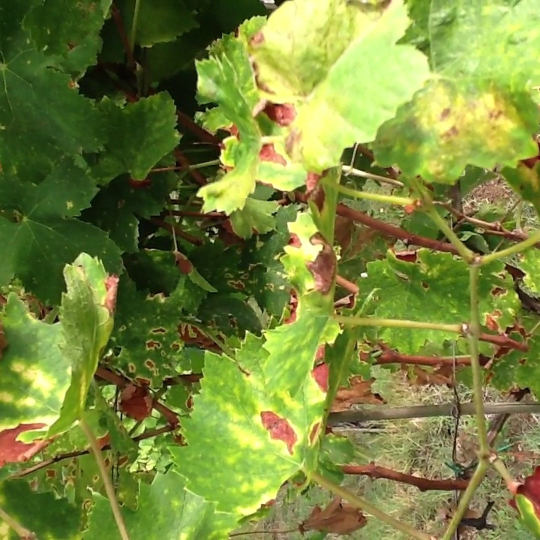
#> input picture GVLiD/esca/esca001.jpg, 1080 x 1080 px (shown at 1/2 size)
$ python gvlid_validation.py
#> lines starting #> are read from the running program, lines starting #| are printed output that depends on the picture
#!/usr/bin/env python3
"""
GVLiD Technical Validation Script
--------------------------------
Produces:
 - checksums.csv               : SHA-256 checksums for all images
 - image_quality_metrics.csv   : per-image width, height, filesize, brightness, sharpness, blurry_flag
 - metadata_completeness.csv   : completeness counts for metadata fields
 - curation_log.csv            : list of removed files (if any) and reasons
 - validation_report.json      : summary stats (brightness mean/std, sharpness mean, blurry %,
                                 metadata completeness, class_counts, kappa values if annotations provided)
"""

import os
import json
import argparse
import hashlib
from PIL import Image, ImageFile
ImageFile.LOAD_TRUNCATED_IMAGES = True
import numpy as np
import pandas as pd
from tqdm import tqdm
from skimage import filters
from sklearn.metrics import cohen_kappa_score

# ----------------------- Helper functions -----------------------
def sha256_file(path):
    h = hashlib.sha256()
    with open(path, "rb") as f:
        for chunk in iter(lambda: f.read(8192), b""):
            h.update(chunk)
    return h.hexdigest()

def tenengrad_sharpness(gray_arr):
    gx = filters.sobel_h(gray_arr.astype("float32"))
    gy = filters.sobel_v(gray_arr.astype("float32"))
    fm = gx**2 + gy**2
    return float(np.mean(fm))

def mean_brightness(rgb_arr):
    r, g, b = rgb_arr[:,:,0], rgb_arr[:,:,1], rgb_arr[:,:,2]
    lum = 0.299*r + 0.587*g + 0.114*b
    return float(np.mean(lum))

def compute_checksums(image_paths, out_path, curation_log):
    checksums = []
    removed = []
    for p in tqdm(image_paths, desc="Checksums"):
        try:
            h = sha256_file(p)
            checksums.append({"filename": os.path.relpath(p), "sha256": h})
        except Exception as e:
            removed.append({"filename": os.path.relpath(p), "reason": str(e)})
    pd.DataFrame(checksums).to_csv(out_path, index=False)
    if removed:
        curation_log.extend(removed)

def compute_image_quality(image_paths, out_csv, blur_threshold=1e4):
    rows = []
    for p in tqdm(image_paths, desc="Image metrics"):
        try:
            with Image.open(p) as im:
                im = im.convert("RGB")
                arr = np.array(im)
                brightness = mean_brightness(arr)
                gray = np.array(im.convert("L"))
                sharpness = tenengrad_sharpness(gray)
                blurry_flag = 1 if sharpness < blur_threshold else 0
                rows.append({
                    "filename": os.path.relpath(p),
                    "width": im.width,
                    "height": im.height,
                    "filesize": os.path.getsize(p),
                    "brightness": brightness,
                    "sharpness": sharpness,
                    "blurry_flag": blurry_flag
                })
        except Exception as e:
            rows.append({"filename": os.path.relpath(p), "error": str(e)})
    df = pd.DataFrame(rows)
    df.to_csv(out_csv, index=False)
    return df

def metadata_completeness(metadata_list):
    df = pd.json_normalize(metadata_list)
    stats = []
    total = len(df)
    for col in df.columns:
        nonnull = df[col].notna().sum()
        stats.append({
            "field": col,
            "non_null": int(nonnull),
            "total": int(total),
            "completeness_pct": float(nonnull/total*100)
        })
    return pd.DataFrame(stats)

def compute_kappa(labels_a, labels_b, boot=2000):
    kappa = cohen_kappa_score(labels_a, labels_b)
    rng = np.random.RandomState(42)
    boot_scores = []
    idx = np.arange(len(labels_a))
    for _ in range(boot):
        sample = rng.choice(idx, size=len(idx), replace=True)
        boot_scores.append(cohen_kappa_score(np.array(labels_a)[sample], np.array(labels_b)[sample]))
    lo, hi = np.percentile(boot_scores, [2.5, 97.5])
    return kappa, (lo, hi)

# ----------------------- Main -----------------------
def main(args):
    os.makedirs(args.out_dir, exist_ok=True)
    curation_log = []

    # Collect image paths (recursive)
    valid_exts = (".jpg", ".jpeg", ".png", ".bmp", ".tif", ".tiff")
    image_paths = []
    for root, _, files in os.walk(args.dataset_dir):
        for f in files:
            if f.lower().endswith(valid_exts):
                image_paths.append(os.path.join(root, f))
#> pass 2 of the loop in main, `for root, _, files in os.walk(args.dataset_dir):`:
#> pass 3 of the loop in main, `for root, _, files in os.walk(args.dataset_dir):`:
    print(f"Found {len(image_paths)} images under {args.dataset_dir}")

    # Graceful exit if no images found
    if len(image_paths) == 0:
        print("ERROR: No images found in the dataset directory!")
        print("➡ Please check that:")
        print("   - The path is correct: ", args.dataset_dir)
        print("   - The folder contains .jpg / .jpeg / .png / .bmp / .tif files")
        print("   - Use quotes if your path has spaces, e.g.:")
        print('     --dataset_dir "C:\\Users\\gayak\\Downloads\\GRAPEVINE_2809\\DATASET\\GVLiD"')
        return

    # Checksums
    compute_checksums(image_paths, os.path.join(args.out_dir, "checksums.csv"), curation_log)

    # Image quality
    df_metrics = compute_image_quality(image_paths, os.path.join(args.out_dir, "image_quality_metrics.csv"), args.blur_threshold)
#> in compute_image_quality, im is the input picture: PIL image 1080x1080 RGB; mean R, G, B 121, 134, 60.3
#> in mean_brightness, `r, g, b = rgb_arr[:,:,0], rgb_arr[:,:,1], rgb_arr[:,:,2]`:
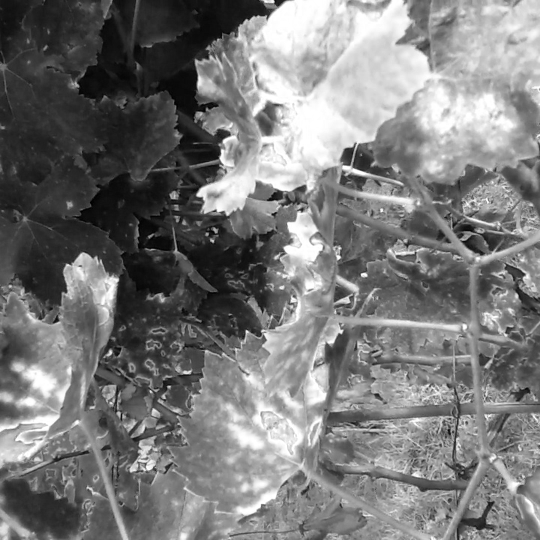
#> r: shape (1080, 1080) (shown at 1/2 size); min 0, max 255, mean 121
#> in mean_brightness, `r, g, b = rgb_arr[:,:,0], rgb_arr[:,:,1], rgb_arr[:,:,2]`:
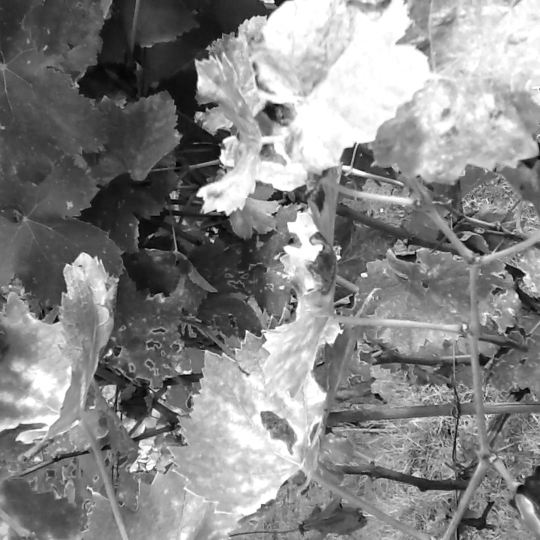
#> g: shape (1080, 1080) (shown at 1/2 size); min 0, max 255, mean 134
#> in mean_brightness, `r, g, b = rgb_arr[:,:,0], rgb_arr[:,:,1], rgb_arr[:,:,2]`:
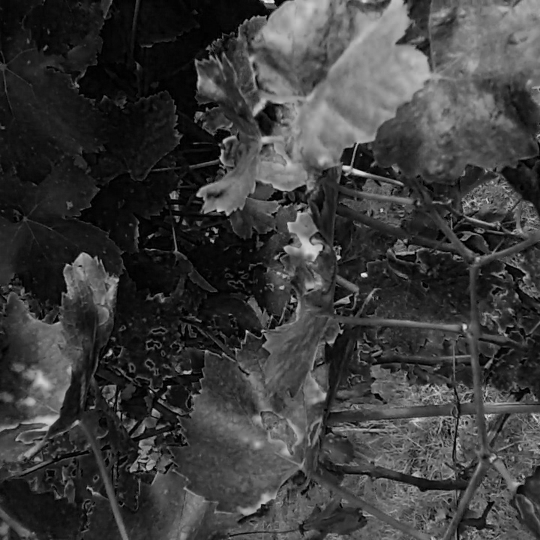
#> b: shape (1080, 1080) (shown at 1/2 size); min 0, max 244, mean 60.3
#> in mean_brightness, `lum = 0.299*r + 0.587*g + 0.114*b`:
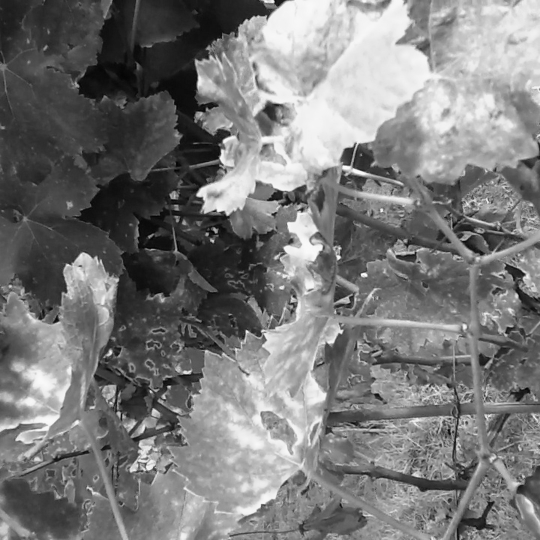
#> lum: shape (1080, 1080) float64 (shown at 1/2 size); min 0.587, max 252.8, mean 121.7
#> in compute_image_quality, `brightness = mean_brightness(arr)`: brightness = 121.7
#> in tenengrad_sharpness, `gx = filters.sobel_h(gray_arr.astype("float32"))`:
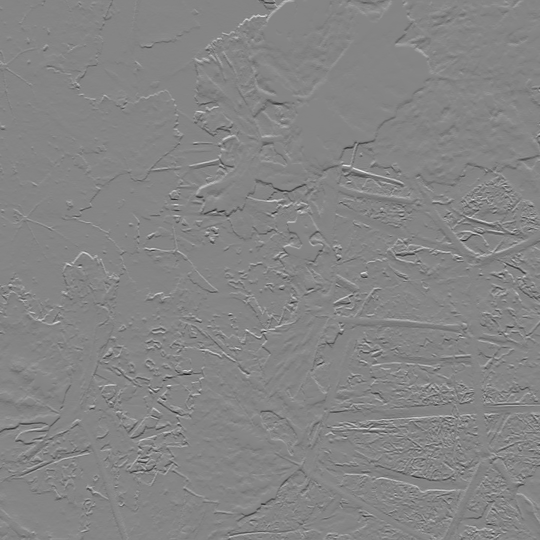
#> gx: shape (1080, 1080) float32 (shown at 1/2 size); min -182.8, max 167.2, mean 0; drawn with min black and max white
#> in tenengrad_sharpness, `gy = filters.sobel_v(gray_arr.astype("float32"))`:
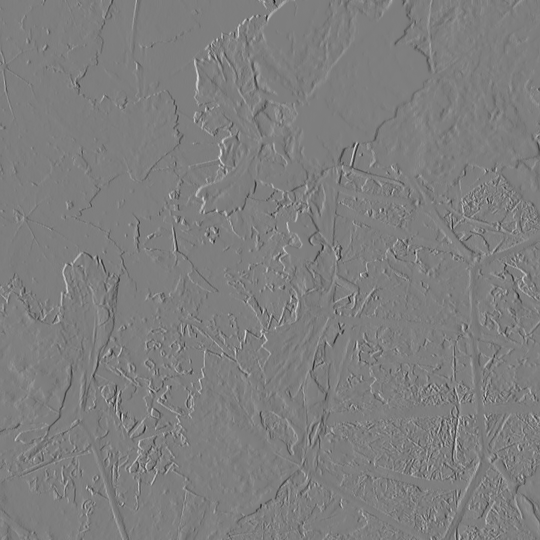
#> gy: shape (1080, 1080) float32 (shown at 1/2 size); min -166.8, max 169.5, mean 0.1; drawn with min black and max white
#> in tenengrad_sharpness, `fm = gx**2 + gy**2`:
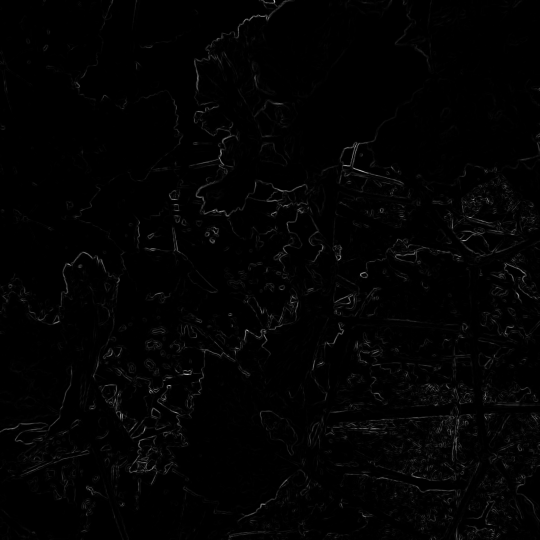
#> fm: shape (1080, 1080) float32 (shown at 1/2 size); min 0, max 33773.1, mean 401.3; drawn with min black and max white
#> in compute_image_quality, `sharpness = tenengrad_sharpness(gray)`: sharpness = 401.3
#> in compute_image_quality, `blurry_flag = 1 if sharpness < blur_threshold else 0`: blurry_flag = 1
#> pass 2 of the loop in compute_image_quality, `for p in tqdm(image_paths, desc="Image metrics"):`:
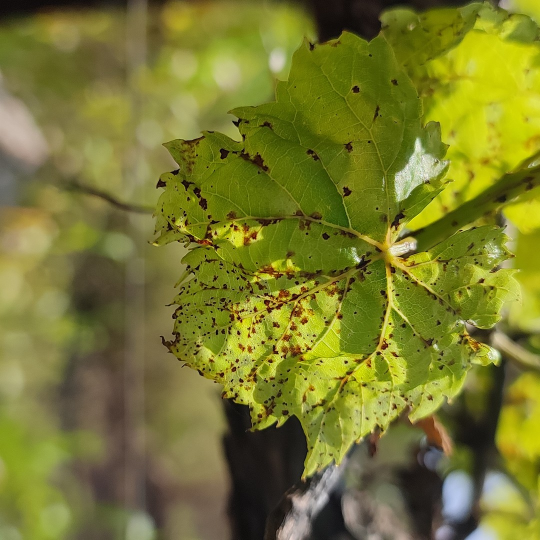
#> input picture GVLiD/Black rot/black rot007.jpg, 1080 x 1080 px (shown at 1/2 size)
#> in compute_image_quality, im is the input picture: PIL image 1080x1080 RGB; mean R, G, B 120.8, 121.4, 46.7
#> in mean_brightness (call 2), `lum = 0.299*r + 0.587*g + 0.114*b`:
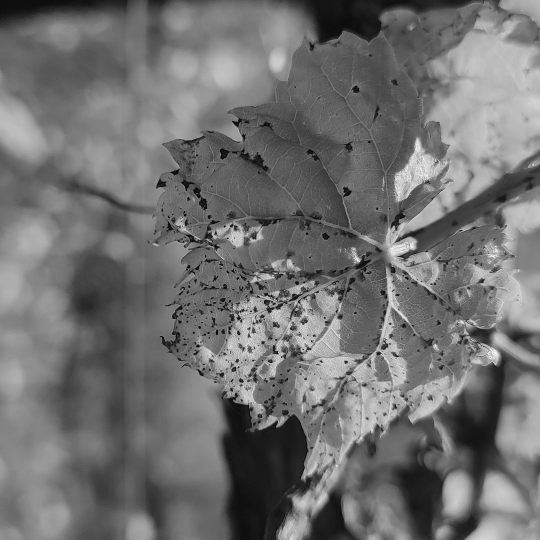
#> lum: shape (1080, 1080) float64 (shown at 1/2 size); min 1.2, max 254.2, mean 112.7
#> brightness = 112.7
#> in tenengrad_sharpness (call 2), `fm = gx**2 + gy**2`:
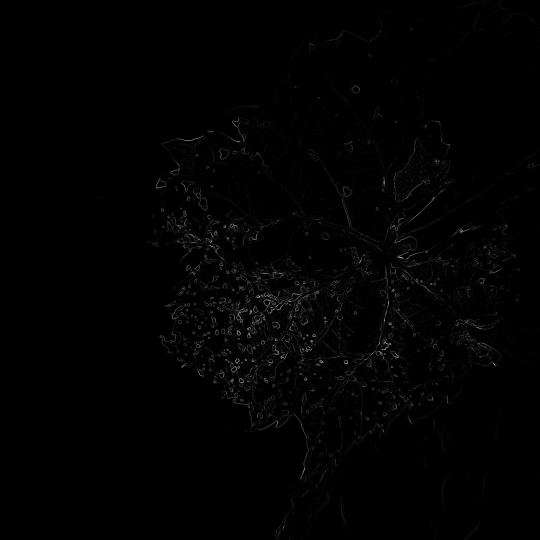
#> fm: shape (1080, 1080) float32 (shown at 1/2 size); min 0, max 39573.2, mean 337.2; drawn with min black and max white
#> sharpness = 337.2
#> pass 3 of the loop in compute_image_quality, `for p in tqdm(image_paths, desc="Image metrics"):`:
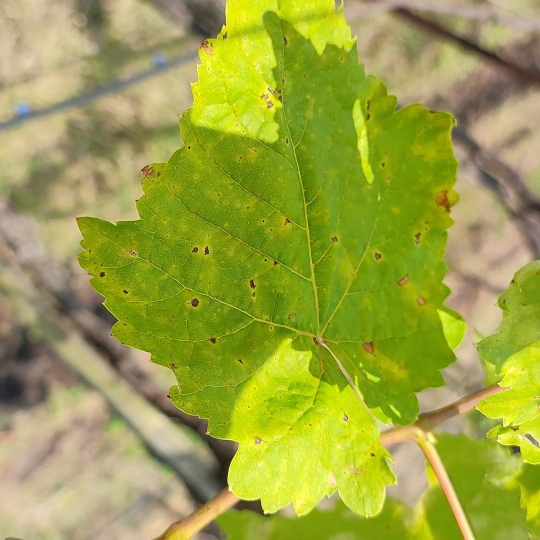
#> input picture GVLiD/Black rot/black rot010.jpg, 1080 x 1080 px (shown at 1/2 size)
#> in compute_image_quality, im is the input picture: PIL image 1080x1080 RGB; mean R, G, B 155.7, 162.4, 67.5
#> in mean_brightness (call 3), `lum = 0.299*r + 0.587*g + 0.114*b`:
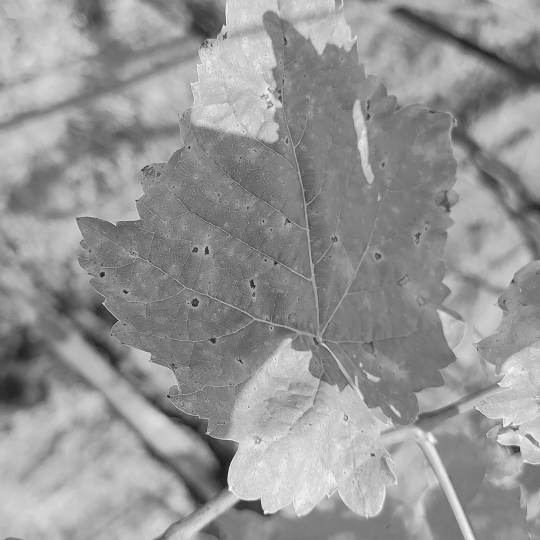
#> lum: shape (1080, 1080) float64 (shown at 1/2 size); min 4.19, max 248.6, mean 149.6
#> brightness = 149.6
#> in tenengrad_sharpness (call 3), `fm = gx**2 + gy**2`:
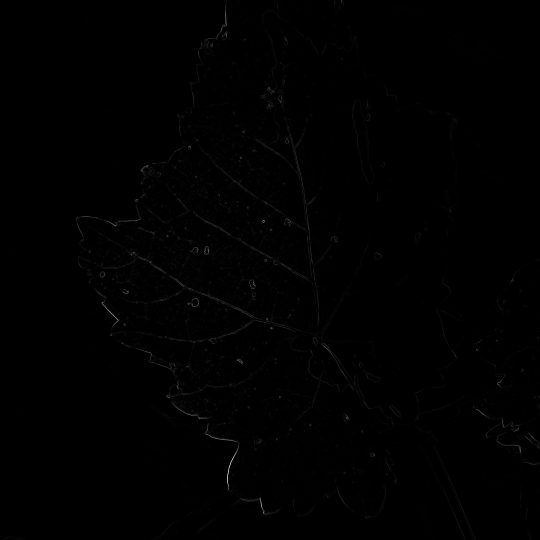
#> fm: shape (1080, 1080) float32 (shown at 1/2 size); min 0, max 47775.6, mean 193.1; drawn with min black and max white
#> sharpness = 193.1
#> the loop made 4 passes; the first 3 are shown

    # Metadata completeness
#> (the run stopped early here; a loop or call above may not have finished)
